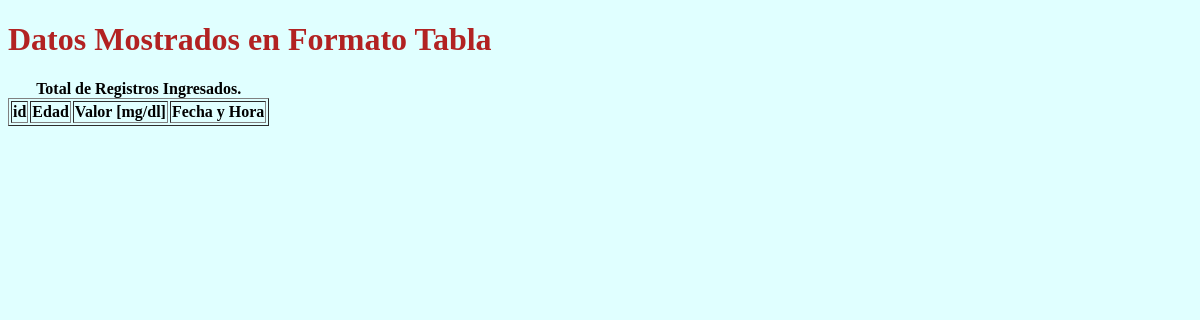
Before: /niveles/tabla with the older database file.
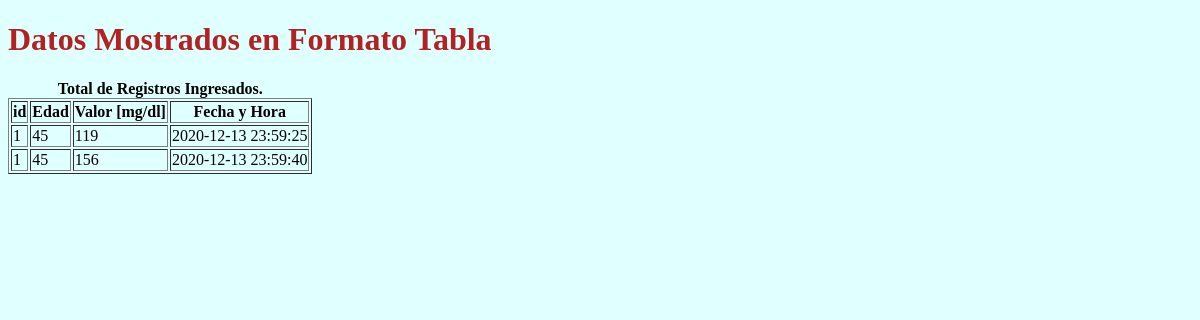
After: the same page with the newer database file.
### tables this page shows
CREATE TABLE persona(
    [id] INTEGER PRIMARY KEY AUTOINCREMENT,
    [name] TEXT NOT NULL,
    [age] INTEGER,
    [value] INTEGER NOT NULL,
    [datetime] DATETIME NOT NULL,
    [fk_registro_id] INTEGER NOT NULL REFERENCES registro(id)
);

### app.py (the view)
@app.route(endpoint['niveles_tabla'])
def niveles_tabla():
    try:
        rows = diabetes.report(dict_format=False)
        c1 = [value[0] for value in rows]   # Obtengo el id
        c2 = [value[1] for value in rows]   # Obtengo la edad
        c3 = [value[2] for value in rows]   # Obtengo el Valor de Azúcar
        c4 = [value[3] for value in rows]   # Obtengo le fecha y hora del Registro
        return render_template(templates['tabla_niveles'], row=zip(c1, c2, c3, c4))
    except:
        return jsonify({'trace': traceback.format_exc()})

### diabetes.py (called while the page is built)
def report(dict_format=False):
    conn = sqlite3.connect(db['database'])
    conn.execute("""PRAGMA foreign_keys = 1;""")
    if dict_format is True:
        conn.row_factory = dict_factory
    c = conn.cursor()
    query = """ SELECT fk_registro_id AS id, age, value, datetime
                FROM persona
                ORDER BY fk_registro_id;"""
    c.execute(query)
    query_result = c.fetchall()
    conn.close()
    return query_result

### templates/tabla_niveles.html
<!DOCTYPE html>
<html>
    <head>
        <h1 style="color:rgba(178, 34, 34)">
            Datos Mostrados en Formato Tabla
        </h1>
    </head>
    <body style="background-color:rgba(224, 255, 255)">
        <table class="egt" border="1">
            <caption>
                <b>Total de Registros Ingresados.</b>
            </caption>
            <thead cellpadding="1.0" cellspacing="1.0">
                <tr>
                    <th><b>id</b></th>
                    <th><b>Edad</b></th>
                    <th><b>Valor [mg/dl]</b></th>
                    <th><b>Fecha y Hora</b></th>
                </tr>
                {% for c1, c2, c3, c4 in row %}
                    <tr>
                        <td>{{c1}}</td>
                        <td>{{c2}}</td>
                        <td>{{c3}}</td>
                        <td>{{c4}}</td>
                    </tr>
                {% endfor %}
            </thead cellpadding="0" cellspacing="0">
        </table>
    </body>
</html>

Changed rows visible on the page:
added persona: fk_registro "1", age "45", value "119", datetime "2020-12-13 23:59:25"
added persona: fk_registro "1", age "45", value "156", datetime "2020-12-13 23:59:40"
